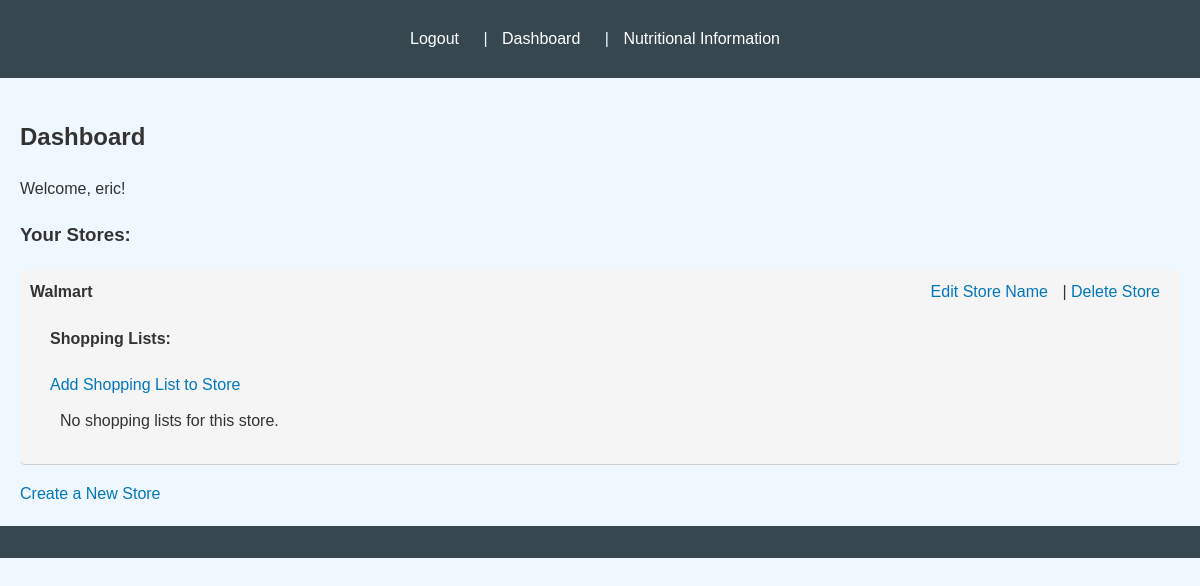
The app's page /dashboard/ (signed in), older data.
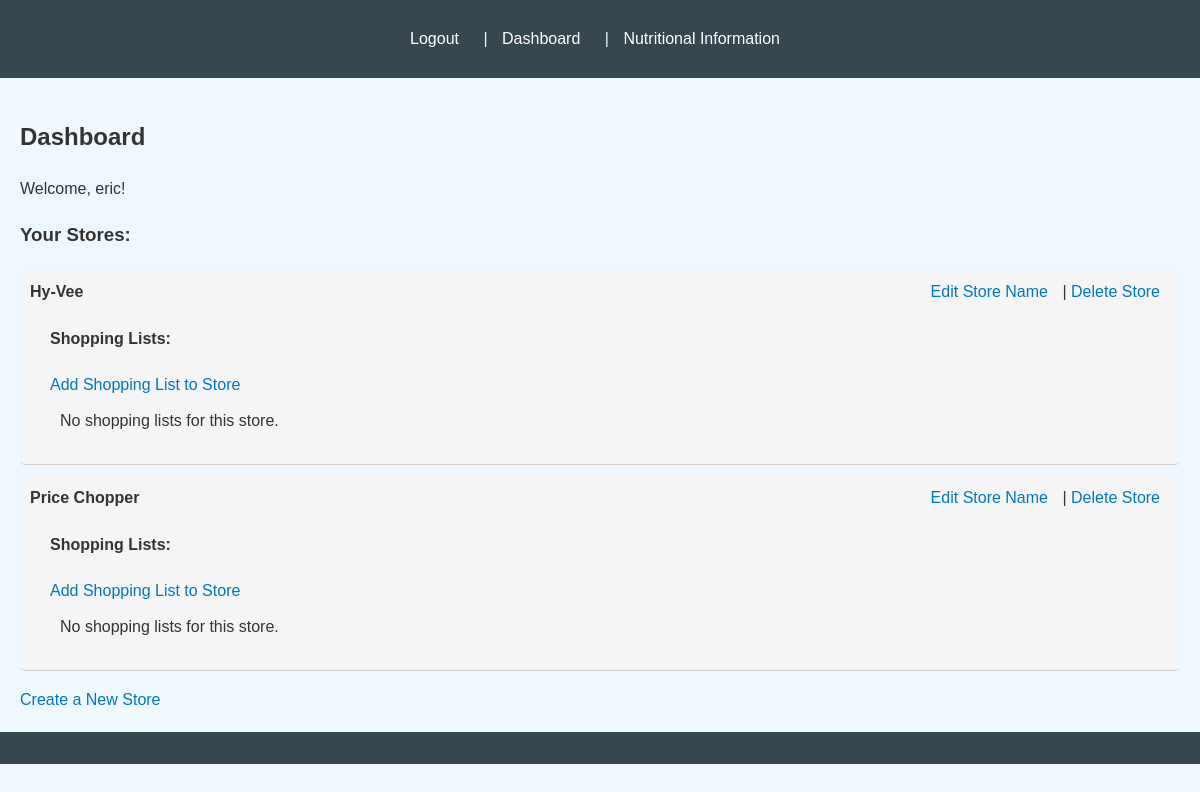
The same page, newer data.
### shoppinglist/models.py (models this page shows)
class Store(models.Model):
    name = models.CharField(max_length=100)
    user = models.ForeignKey(User, on_delete=models.CASCADE)

### shoppinglist/views.py (the view)
# urls.py: path('dashboard/', shoppinglist_views.dashboard, name='dashboard'),
@login_required
def dashboard(request):
    stores = Store.objects.filter(user=request.user)
    return render(request, 'dashboard.html', {'stores': stores})

### shoppinglist/templates/dashboard.html
{% extends 'base.html' %}
{% block content %}
  <h2>Dashboard</h2>
  <p>Welcome, {{ user.username }}!</p>
  <h3>Your Stores:</h3>
  <ul>
    {% for store in stores %}
      <li class="store-item">
        <div class="store-details">
          <span class="store-name">{{ store.name }}</span>
          <span class="store-actions">
            <a href="{% url 'edit_store' store.id %}">Edit Store Name</a> |
            <a href="{% url 'delete_store' store.id %}">Delete Store</a>
          </span>
        </div>
        <div class="shopping-lists">
          <h4>Shopping Lists:</h4>  <a href="{% url 'create_shopping_list' store.id %}">Add Shopping List to Store</a>
          <ul>
            {% for shopping_list in store.shoppinglist_set.all %}
              <li>
                <a href="{% url 'view_shopping_list' shopping_list.id %}">{{ shopping_list.name }}</a> | <a href="{% url 'delete_shopping_list' shopping_list.id %}">Delete Shopping List</a>
              </li>
            {% empty %}
              <li>No shopping lists for this store.</li>
            {% endfor %}
          </ul>
        </div>
      </li>
    {% empty %}
      <li>No stores created yet.</li>
    {% endfor %}
  </ul>
  <a href="{% url 'create_store' %}">Create a New Store</a>
{% endblock %}

### shoppinglist/templates/base.html (shortened to what this page needs)
{% load static %}
<!DOCTYPE html>
<html lang="en">
<head>
    <link rel="stylesheet" href="{% static 'style.css' %}">
</head>
<body>
    <header>
        <nav>
            {% if user.is_authenticated %}
                <a href="#" onclick="document.getElementById('logout-form').submit(); return false;">Logout</a> |
                <a href="{% url 'dashboard' %}">Dashboard</a> |
                <a href="{% url 'nutritional_information' %}">Nutritional Information</a>
            {% else %}
                <a href="{% url 'login' %}">Login</a>
            {% endif %}
        </nav>
    </header>
    <main>
        {% block content %}{% endblock %}
    </main>
    <footer>
    </footer>
</body>
</html>

### shoppinglist/static/style.css (style rules this page uses)
body { font-family: Arial, sans-serif; line-height: 1.6; margin: 0; padding: 0; background-color: #f0f8ff; color: #333; }
header, footer { background-color: #37474F; color: #f0f8ff; text-align: center; padding: 1em 0; }
main { padding: 20px; }
a { color: #0277BD; text-decoration: none; }
ul { list-style: none; padding: 0; }
ul li { background-color: #f5f5f5; margin-bottom: 10px; padding: 10px; border-radius: 5px; }
.store-item { display: block; padding: 10px; border-bottom: 1px solid #ccc; }
.store-name { font-weight: bold; }
.store-actions a { margin-right: 10px; }
.store-details { display: flex; justify-content: space-between; align-items: center; margin-bottom: 10px; }
.shopping-lists { margin-left: 20px; }
nav { background-color: #37474F; padding: 10px; }
nav a { color: white; padding: 5px 10px; text-decoration: none; margin-right: 10px; }

Row changes from the older to the newer data that the page shows:
removed Store: name "Walmart"
added Store: name "Hy-Vee"
added Store: name "Price Chopper"
